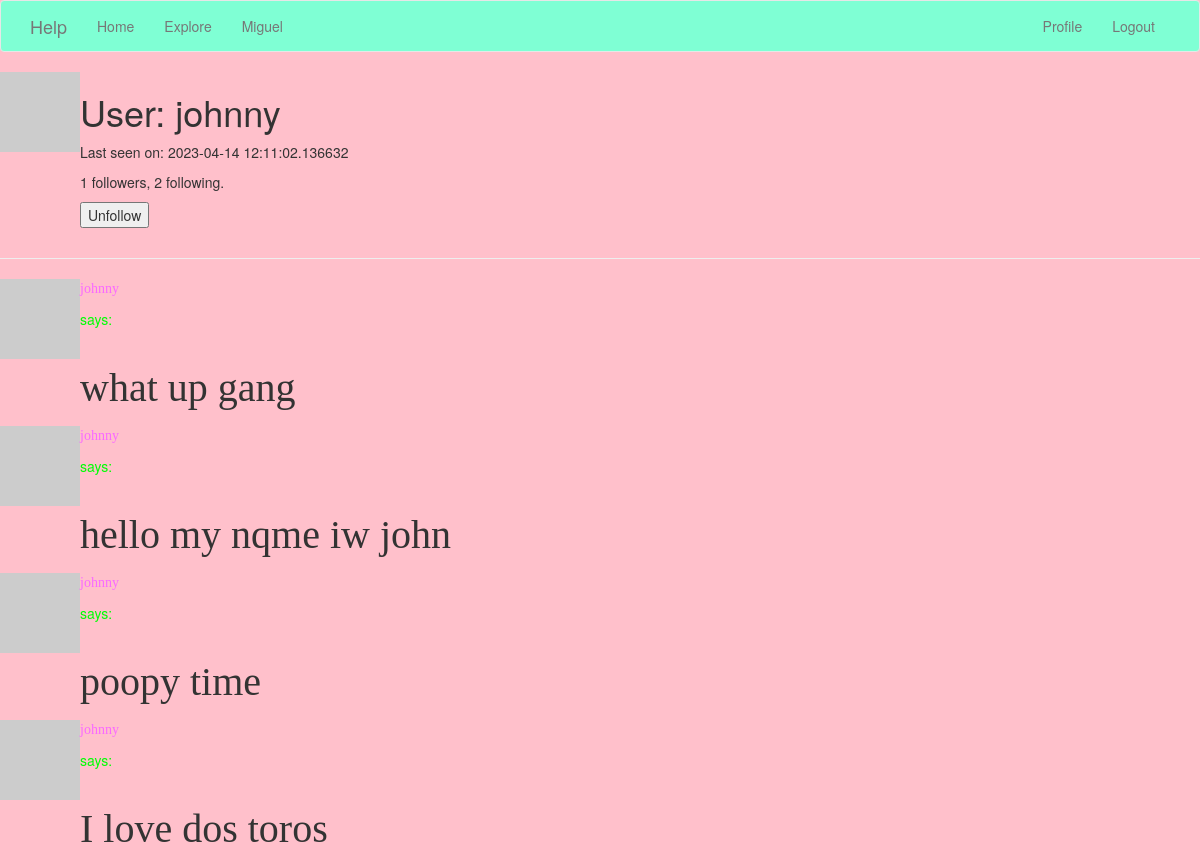
/user/johnny (signed in), run on an earlier commit of the app's database.
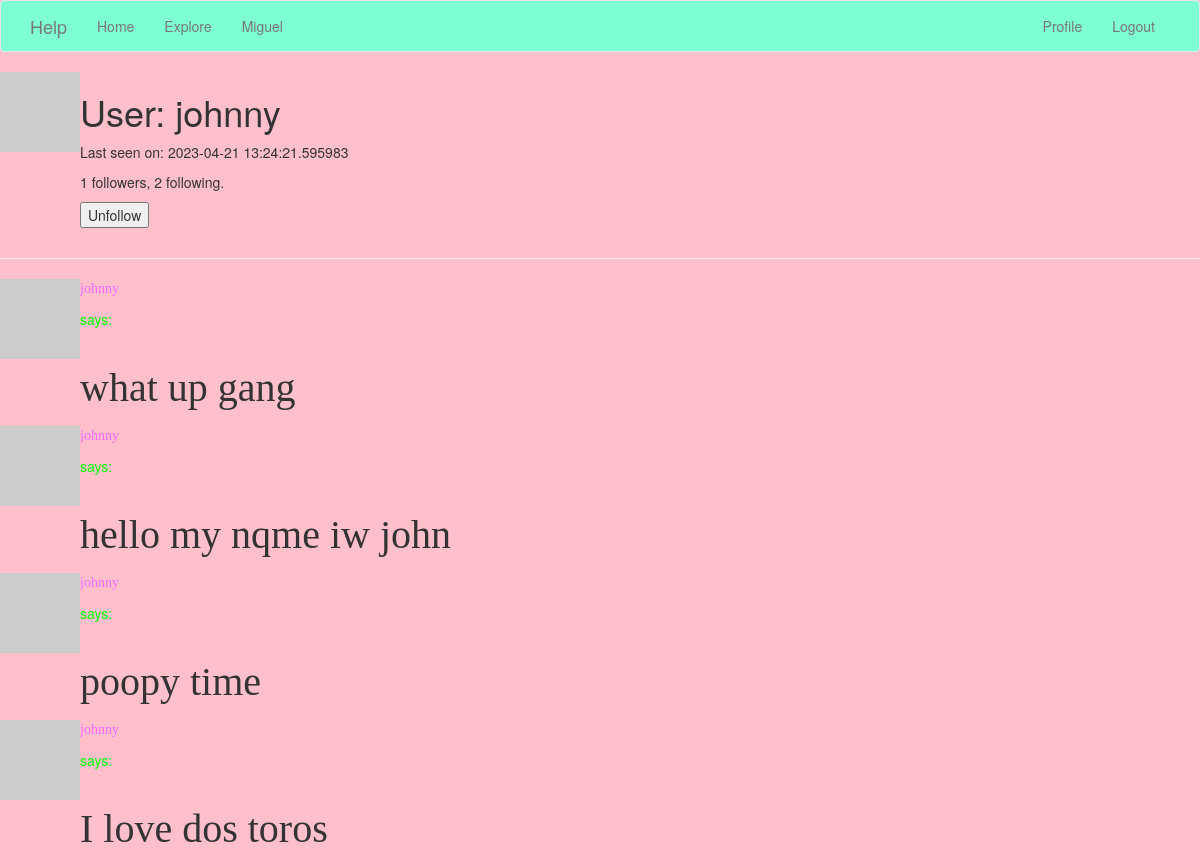
And on a later commit of the database.
### app/models.py (models this page shows, shortened)
class User(UserMixin, db.Model):
    id = db.Column(db.Integer, primary_key=True)
    username = db.Column(db.String(64), index=True, unique=True)
    email = db.Column(db.String(120), index=True, unique=True)
    password_hash = db.Column(db.String(128))
    posts = db.relationship('Post', backref='author', lazy='dynamic')
    about_me = db.Column(db.String(140))
    last_seen = db.Column(db.DateTime, default=datetime.utcnow)
    followed = db.relationship(
        'User', secondary=followers,
        primaryjoin=(followers.c.follower_id == id),
        secondaryjoin=(followers.c.followed_id == id),
        backref=db.backref('followers', lazy='dynamic'), lazy='dynamic')
    def avatar(self, size):
        digest = md5(self.email.lower().encode('utf-8')).hexdigest()
        return 'https://www.gravatar.com/avatar/729e26a2a2c7ff24a71958d4aa4e5f35'.format(
            digest, size)
    def is_following(self, user):
        return self.followed.filter(
            followers.c.followed_id == user.id).count() > 0

class Post(db.Model):
    id = db.Column(db.Integer, primary_key=True)
    body = db.Column(db.String(140))
    timestamp = db.Column(db.DateTime, index=True, default=datetime.utcnow)
    user_id = db.Column(db.Integer, db.ForeignKey('user.id'))

### app/routes.py (the view)
@app.route('/user/<username>')
@login_required
def user(username):
    user = User.query.filter_by(username=username).first_or_404()
    page = request.args.get('page', 1, type=int)
    posts = user.posts.order_by(Post.timestamp.desc()).paginate(
        page=page, per_page=app.config['POSTS_PER_PAGE'], error_out=False)
    next_url = url_for('user', username=user.username, page=posts.next_num) \
        if posts.has_next else None
    prev_url = url_for('user', username=user.username, page=posts.prev_num) \
        if posts.has_prev else None
    form = EmptyForm()
    return render_template('user.html', user=user, posts=posts.items,
                           next_url=next_url, prev_url=prev_url, form=form)

### app/forms.py
class EmptyForm(FlaskForm):
    submit = SubmitField('Submit')

### app/models.py (called while the page is built)
@login.user_loader
def load_user(id):
    return User.query.get(int(id))

### app/routes.py (called while the page is built)
@app.before_request
def before_request():
    if current_user.is_authenticated:
        current_user.last_seen = datetime.utcnow()
        db.session.commit()

### app/templates/user.html (shortened to what this page needs)
{% extends "base.html" %}
{% block content %}
    <table>
        <tr valign="top">
            <td><img src="{{ user.avatar(128) }}"></td>
            <td>
                <h1>User: {{ user.username }}</h1>
                {% if user.last_seen %}<p>Last seen on: {{ user.last_seen }}</p>{% endif %}
                <p>{{ user.followers.count() }} followers, {{ user.followed.count() }} following.</p>
                {% if user == current_user %}
                <p><a href="{{ url_for('edit_profile') }}">Edit your profile</a></p>
                {% else %}
                <p>
                    <form action="{{ url_for('unfollow', username=user.username) }}" method="post">
                        {{ form.submit(value='Unfollow') }}
                    </form>
                </p>
                {% endif %}
            </td>
        </tr>
    </table>
    <hr>
    {% for post in posts %}
        {% include '_post.html' %}
    {% endfor %}
{% endblock %}

### app/templates/base.html (shortened to what this page needs)
{% extends 'bootstrap/base.html' %}
{% block navbar %}
    <nav style="background-color:aquamarine;", class="navbar navbar-default">
        <div class="container">
            <div class="navbar-header">
                <a class="navbar-brand" href="{{ url_for('index') }}">Help</a>
            </div>
            <div class="collapse navbar-collapse" id="bs-example-navbar-collapse-1">
                <ul class="nav navbar-nav">
                    <li><a href="{{ url_for('index') }}">Home</a></li>
                    <li><a href="{{ url_for('explore') }}">Explore</a></li>
                    <li><a href="{{ url_for('miguel') }}">Miguel</a></li>
                </ul>
                <ul class="nav navbar-nav navbar-right">
                    {% if current_user.is_anonymous %}
                    <li><a href="{{ url_for('login') }}">Login</a></li>
                    {% else %}
                    <li><a href="{{ url_for('user', username=current_user.username) }}">Profile</a></li>
                    <li><a href="{{ url_for('logout') }}">Logout</a></li>
                    {% endif %}
                </ul>
            </div>
        </div>
    </nav>
{% endblock %}

### app/templates/_post.html
    <table>
        <tr valign="top">
            <td><img src="{{ post.author.avatar(36) }}"></td>
            <td>
                <a href="{{ url_for('user', username=post.author.username) }}">
                    <p style="font-family: Impact; color: #FA69FF" >{{ post.author.username }} </p>
                </a>
              <body style="background-color:pink;">
              <p style="color: #00FF04">  says:</p><br><p style="font-family: Brush Script MT; font-size: 40px"> {{ post.body }} </p>
              </body>
            </td>
        </tr>
    </table>

What changed in the data, as far as the page shows it:
changed User "johnny": last_seen "2023-04-14 12:11:02.136632" → "2023-04-21 13:24:21.595983"
